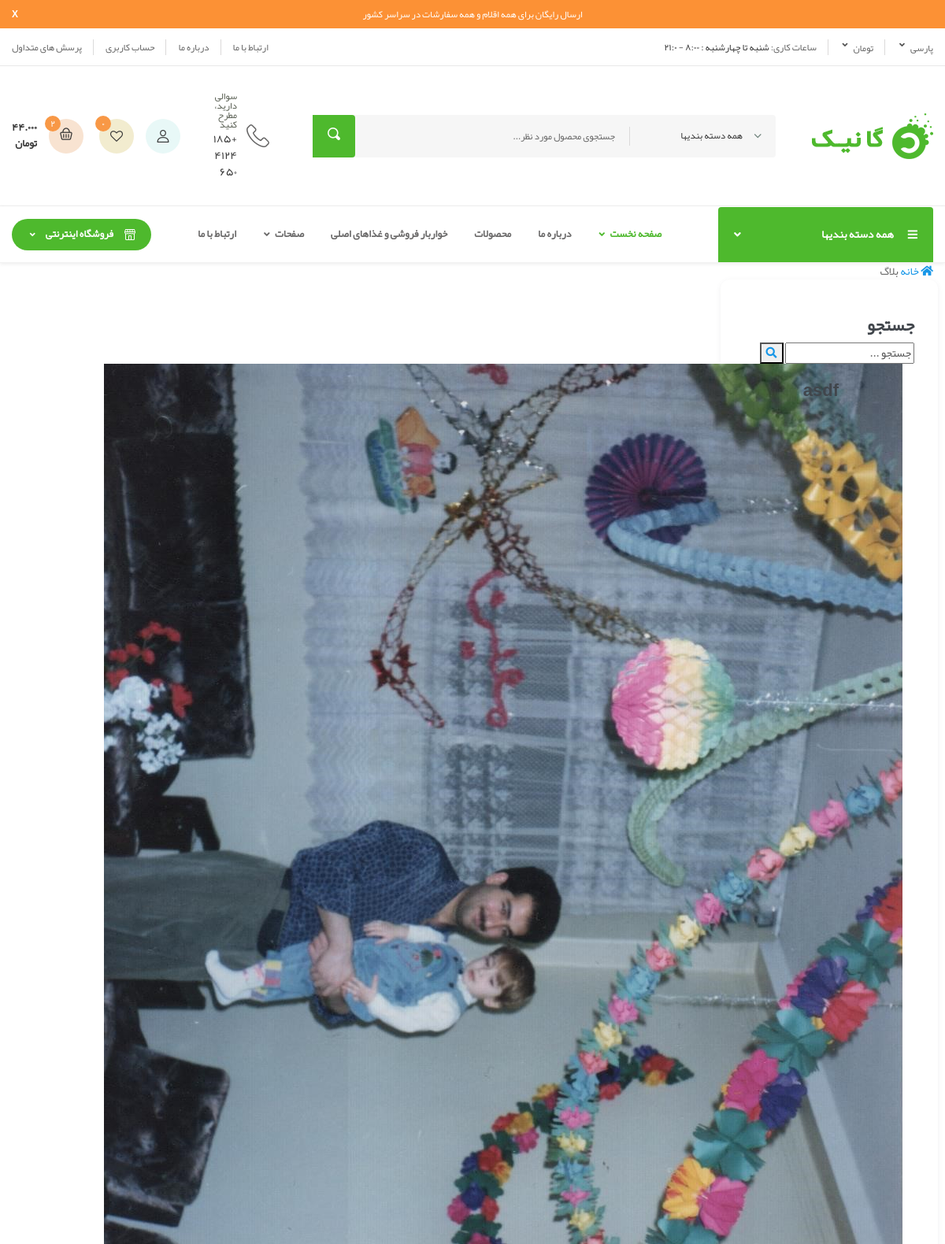
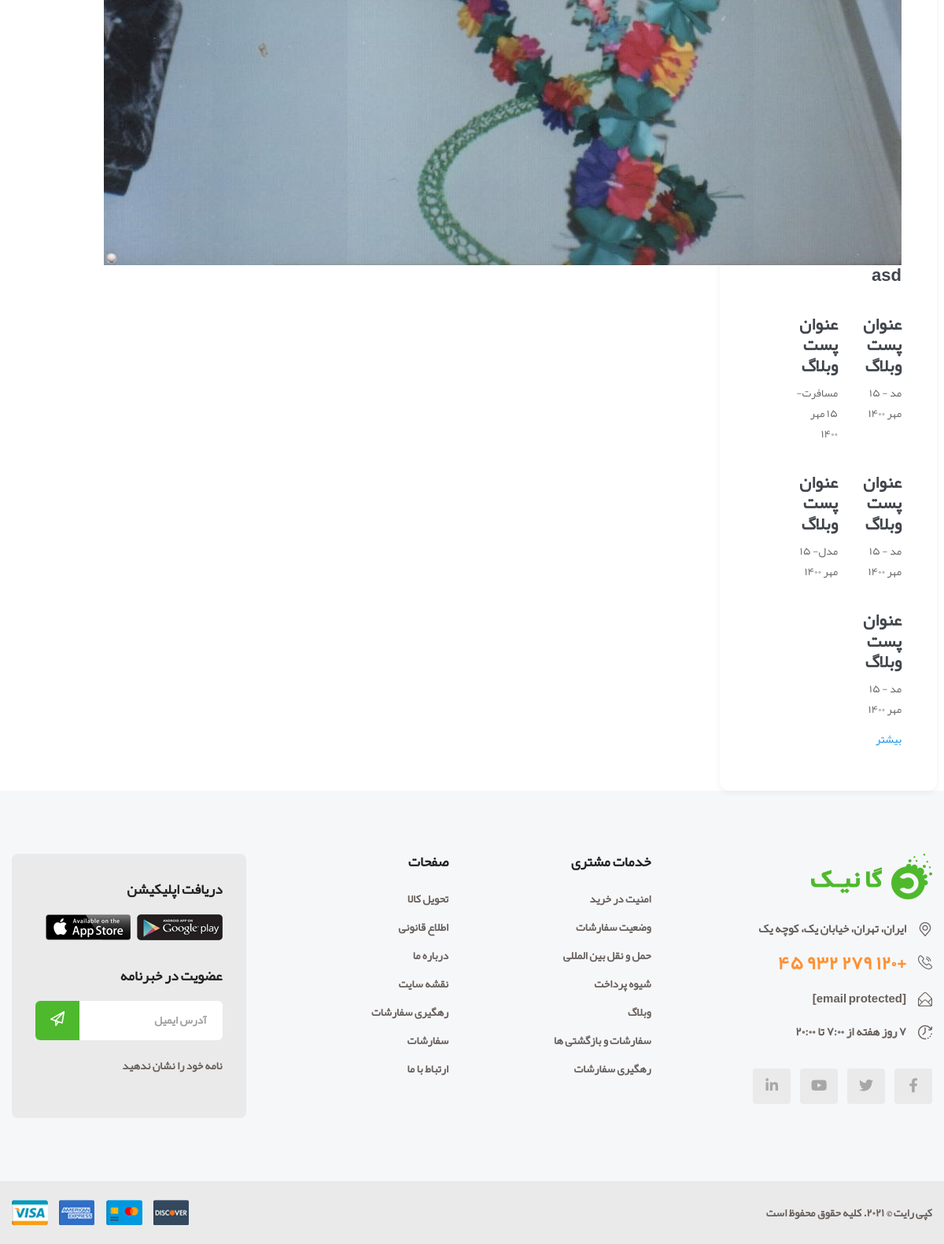
The app's page /blog/list/ with its own data (2 pictures, top to bottom).
### blog/models.py (models this page shows, shortened)
class Post(models.Model):
    title = models.CharField(max_length=250)
    text1 = models.TextField()
    text2 = models.TextField(blank=True,null=True)
    middle_text = models.TextField(blank = True,null=True)
    title_image1_main = models.ImageField()
    title_image2 = models.ImageField(blank = True,null=True)
    title_image3 = models.ImageField(blank = True,null=True)
    title_image3 = models.ImageField(blank = True,null=True)
    create_date = models.DateTimeField(default=timezone.now())
    publish_date = models.DateTimeField(blank=True,null=True)

### blog/views.py (the view)
# urls.py: path('blog/list/', PostListView.as_view(), name='post-list'),
class PostListView(ListView):
    model = Post
    paginate = 10
    template_name = 'post_list.html'
    def get_context_data(self, **kwargs):
        context = super().get_context_data(**kwargs)
        context['now'] = timezone.now()
        return context

### templates/post_list.html (shortened to what this page needs)
{% extends "base.html" %}
{% block content %}
    <div class="breacrumb-section">
        <div class="container">
            <div class="row">
                <div class="col-lg-12">
                    <div class="breadcrumb-text">
                        <a href="#"><i class="fa fa-home"></i> خانه</a>
                        <span>بلاگ</span>
                    </div>
                </div>
            </div>
        </div>
    </div>
    <section class="blog-section spad">
        <div class="container">
            <div class="row">
                <div class="col-lg-3 col-md-6 col-sm-8 order-2 order-lg-1">
                    <div class="blog-sidebar">
                        <div class="search-form">
                            <h4>جستجو</h4>
                            <form action="#">
                                <input type="text" placeholder="جستجو ... ">
                                <button type="submit"><i class="fa fa-search"></i></button>
                            </form>
                        </div>
                <div class="col-lg-9 order-1 order-lg-2">
                    <div class="row">
                      {% for object in object_list %}
                        <div class="col-lg-6 col-sm-6">
                            <div class="blog-item">
                                <div class="bi-pic">
                                    <img src="{{ object.title_image1_main }}" alt="">
                                </div>
                                <div class="bi-text">
                                    <a href="{% url 'blog:post-exact-detail' pk=object.pk %}">
                                        <h4>{{ object.title }}</h4>
                                    </a>
                                </div>
                            </div>
                        </div>
                        {% endfor %}
                        <div class="col-lg-6 col-sm-6">
                            <div class="blog-item">
                                <div class="bi-pic">
                                </div>
                                <div class="bi-text">
                                    <a href="./blog-details.html">
                                        <h4>عنوان پست وبلاگ</h4>
                                    </a>
                                    <p>مد <span>- 15 مهر 1400</span></p>
                                </div>
                            </div>
                        </div>
                        <div class="col-lg-6 col-sm-6">
                            <div class="blog-item">
                                <div class="bi-pic">
                                </div>
                                <div class="bi-text">
                                    <a href="./blog-details.html">
                                        <h4>عنوان پست وبلاگ</h4>
                                    </a>
                                    <p>مسافرت<span>- 15 مهر 1400</span></p>
                                </div>
                            </div>
                        </div>
                        <div class="col-lg-6 col-sm-6">
                            <div class="blog-item">
                                <div class="bi-pic">
                                </div>
                                <div class="bi-text">
                                    <a href="./blog-details.html">
                                        <h4>عنوان پست وبلاگ</h4>
                                    </a>
                                    <p>مد <span>- 15 مهر 1400</span></p>
                                </div>
                            </div>
                        </div>
                        <div class="col-lg-6 col-sm-6">
                            <div class="blog-item">
                                <div class="bi-pic">
                                </div>
                                <div class="bi-text">
                                    <a href="./blog-details.html">
                                        <h4>عنوان پست وبلاگ</h4>
                                    </a>
                                    <p>مدل<span>- 15 مهر 1400</span></p>
                                </div>
                            </div>
                        </div>
                        <div class="col-lg-6 col-sm-6">
                            <div class="blog-item">
                                <div class="bi-pic">
                                </div>
                                <div class="bi-text">
                                    <a href="./blog-details.html">
                                        <h4>عنوان پست وبلاگ</h4>
                                    </a>
                                    <p>مد <span>- 15 مهر 1400</span></p>
                                </div>
                            </div>
                        </div>
                        <div class="col-lg-12">
                            <div class="loading-more">
                                <a href="#">
                                    بیشتر
                                </a>
                            </div>
                        </div>
                    </div>
                </div>
            </div>
        </div>
    </section>
    {% endblock %}

### records on screen
Post: title_image1_main (picture), title "asd"
Post: title "asdf"
